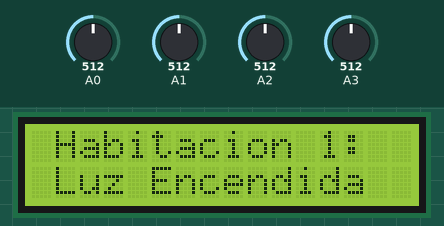
The sketch below on a simulated Arduino Uno, built with avr-gcc and run on an emulated ATmega328P. Parts: 16×2 character LCD. The inputs (shaded band) are chosen by the test bench; at power-on: A1 = 512, A3 = 512, A2 = 512, A0 = 512.

Above: at 1.2 s.
1.3 s: A1 set to 95
At 3.4 s:
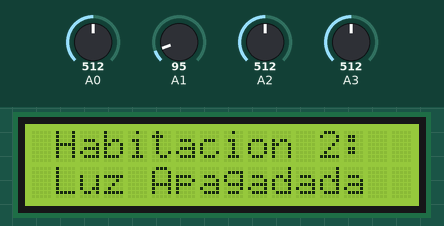
6.4 s: A3 set to 114
10.5 s: A3 set to 94
At 13.1 s:
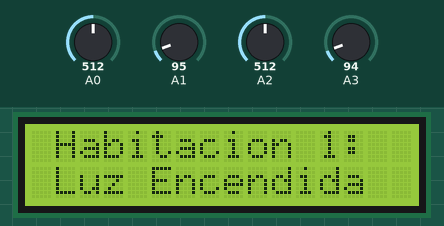
15.6 s: A2 set to 115
19.5 s: A2 set to 96
24.6 s: A1 set to 118
At 27.5 s:
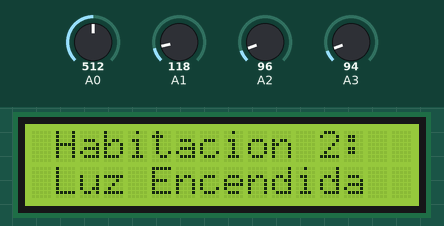
At 37.2 s:
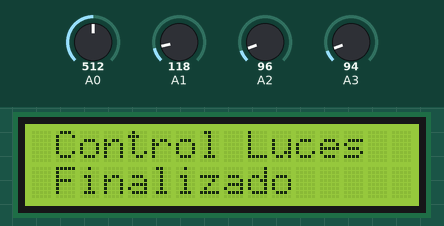
Timing chart, 0 to 37.6 s (numbered marks = the images above; inputs shaded):
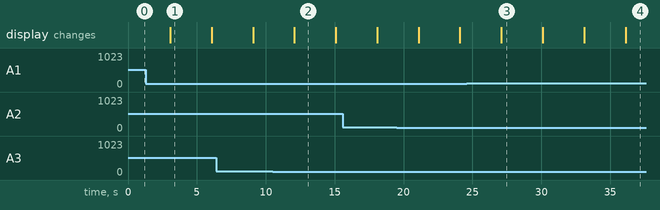

Measured:
- the behaviour switches between 106 and 105 on A3 (found by bisection; images 1 and 2)
- after the input at 1.3 s, the display: changes after 1.8 s (image 1)
- after the input at 10.5 s, the display: changes after 1.6 s (image 2)
- what the display in image 1 shows lasts 3.0 s, from 3.1 s to 6.1 s

The sketch:

Fotoresistencias.ino
```cpp
#include <LiquidCrystal.h>

LiquidCrystal lcd(7, 6, 5, 4, 3, 2);
//Variables Control de Luces
bool CCLight=false;

//Habitaciones: Estado Inicial - Estados Actual
int Hi1=0; int Ha1=0;
int Hi2=0; int Ha2=0;
int Hi3=0; int Ha3=0;
int Hi4=0; int Ha4=0;


void CheckControlLightStart(){
  lcd.begin(16,2);
}
int ldr=0;
void RecorrerHabitaciones(){
  for (int i=1; i<=4;i++){
    if (i==1){    //Habitacion 1
      ldr=analogRead(A0);
      Ha1=ldr;
      lcd.setCursor(1,0);
      lcd.print("Habitacion 1:");
      if(ldr<=105){
        lcd.setCursor(1,1);
        lcd.print("Luz Apagada");
        delay(3000);
      }else{
        lcd.setCursor(1,1);
        lcd.print("Luz Encendida");
        delay(3000);
      }
    }else if (i==2){
      ldr=analogRead(A1);
      Ha2=ldr;
      lcd.setCursor(1,0);
      lcd.print("Habitacion 2:");
      if(ldr<=105){
        lcd.setCursor(1,1);
        lcd.print("Luz Apagada");
        delay(3000);
      }else{
        lcd.setCursor(1,1);
        lcd.print("Luz Encendida");
        delay(3000);
      }
    }else if (i==3){
      ldr=analogRead(A2);
      Ha3=ldr;
      lcd.setCursor(1,0);
      lcd.print("Habitacion 3:");
      if(ldr<=105){
        lcd.setCursor(1,1);
        lcd.print("Luz Apagada");
        delay(3000);
      }else{
        lcd.setCursor(1,1);
        lcd.print("Luz Encendida");
        delay(3000);
      }
    }else if (i==4){
      ldr=analogRead(A3);
      Ha4=ldr;
      lcd.setCursor(1,0);
      lcd.print("Habitacion 4:");
      if(ldr<=105){
        lcd.setCursor(1,1);
        lcd.print("Luz Apagada");
        delay(3000);
      }else{
        lcd.setCursor(1,1);
        lcd.print("Luz Encendida");
        delay(3000);
      }
    }
  }

}


void CheckControlLight(){
  Hi1=Ha1; Ha1=analogRead(A0);
  Hi2=Ha2; Ha2=analogRead(A1);
  Hi3=Ha3; Ha3=analogRead(A2);
  Hi4=Ha4; Ha4=analogRead(A3);
  if((Hi1+Hi2+Hi3+Hi4)==0 && (Ha1+Ha2+Ha3+Ha4)==0){ //Estado Inicial
    RecorrerHabitaciones();
  }else if(((Hi1-Ha1)+(Hi2-Ha2)+(Hi3-Ha3)+(Hi4-Ha4))==0){ //Ya hizo un recorrido y nada ha cambiado
    lcd.setCursor(1,0);
    lcd.print("Control Luces");
    lcd.setCursor(1,1);
    lcd.print("Finalizado   ");
    CCLight=true;
    delay(800);
  }else{  //Ya hizo un recorrido y hay cambios
    RecorrerHabitaciones();
    CCLight=false;
  }
}

void setup() {
  // put your setup code here, to run once:

    CheckControlLightStart();

}

void loop() {
  // put your main code here, to run repeatedly:

    CheckControlLight();
}
```
